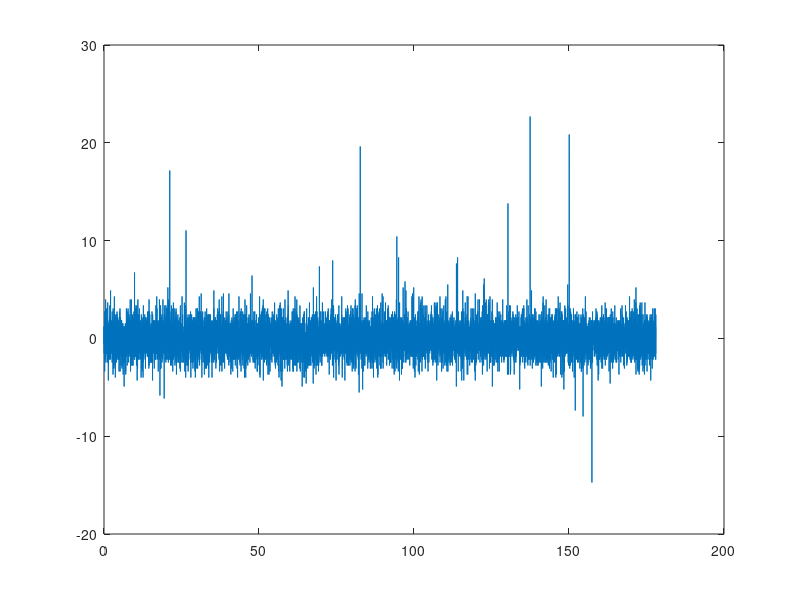

Reproduce this figure in MATLAB.
clc 
clear all
load('SvinghjulHastighedData.mat');


n=17803;

for i = 1:n
    tid(i) = 0.01 * i;
end
plot(tid,data-mean(data))

temp=0;
for i = 1:n
    temp = temp + (data(i)-mean(data))^2;
end
var=1/(n-1)*temp